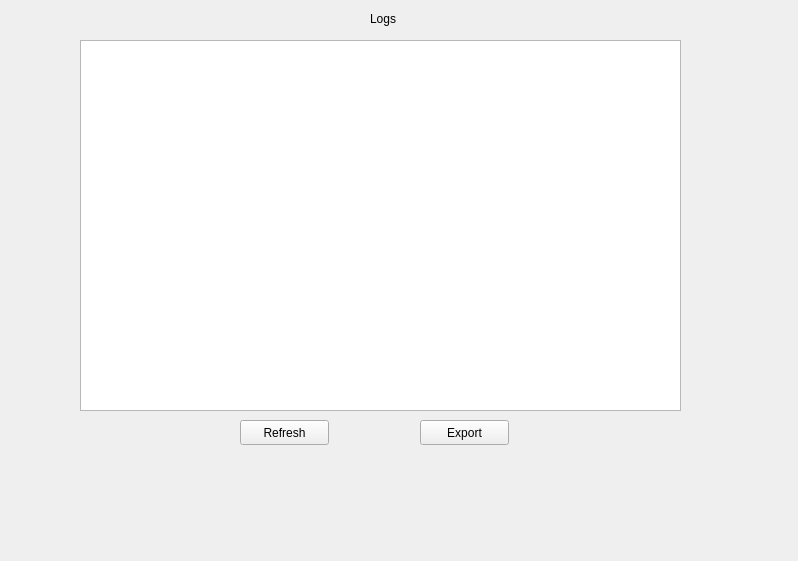
<?xml version="1.0" encoding="UTF-8"?>
<ui version="4.0">
 <class>log_window</class>
 <widget class="QWidget" name="log_window">
  <property name="geometry">
   <rect>
    <x>0</x>
    <y>0</y>
    <width>798</width>
    <height>561</height>
   </rect>
  </property>
  <property name="windowTitle">
   <string>log</string>
  </property>
  <widget class="QLabel" name="label">
   <property name="geometry">
    <rect>
     <x>370</x>
     <y>10</y>
     <width>191</width>
     <height>17</height>
    </rect>
   </property>
   <property name="text">
    <string>Logs</string>
   </property>
  </widget>
  <widget class="QTableWidget" name="logs_display">
   <property name="geometry">
    <rect>
     <x>80</x>
     <y>40</y>
     <width>601</width>
     <height>371</height>
    </rect>
   </property>
  </widget>
  <widget class="QPushButton" name="refresh_btn">
   <property name="geometry">
    <rect>
     <x>240</x>
     <y>420</y>
     <width>89</width>
     <height>25</height>
    </rect>
   </property>
   <property name="text">
    <string>Refresh</string>
   </property>
  </widget>
  <widget class="QPushButton" name="export_btn">
   <property name="geometry">
    <rect>
     <x>420</x>
     <y>420</y>
     <width>89</width>
     <height>25</height>
    </rect>
   </property>
   <property name="text">
    <string>Export</string>
   </property>
  </widget>
 </widget>
 <resources/>
 <connections/>
</ui>
